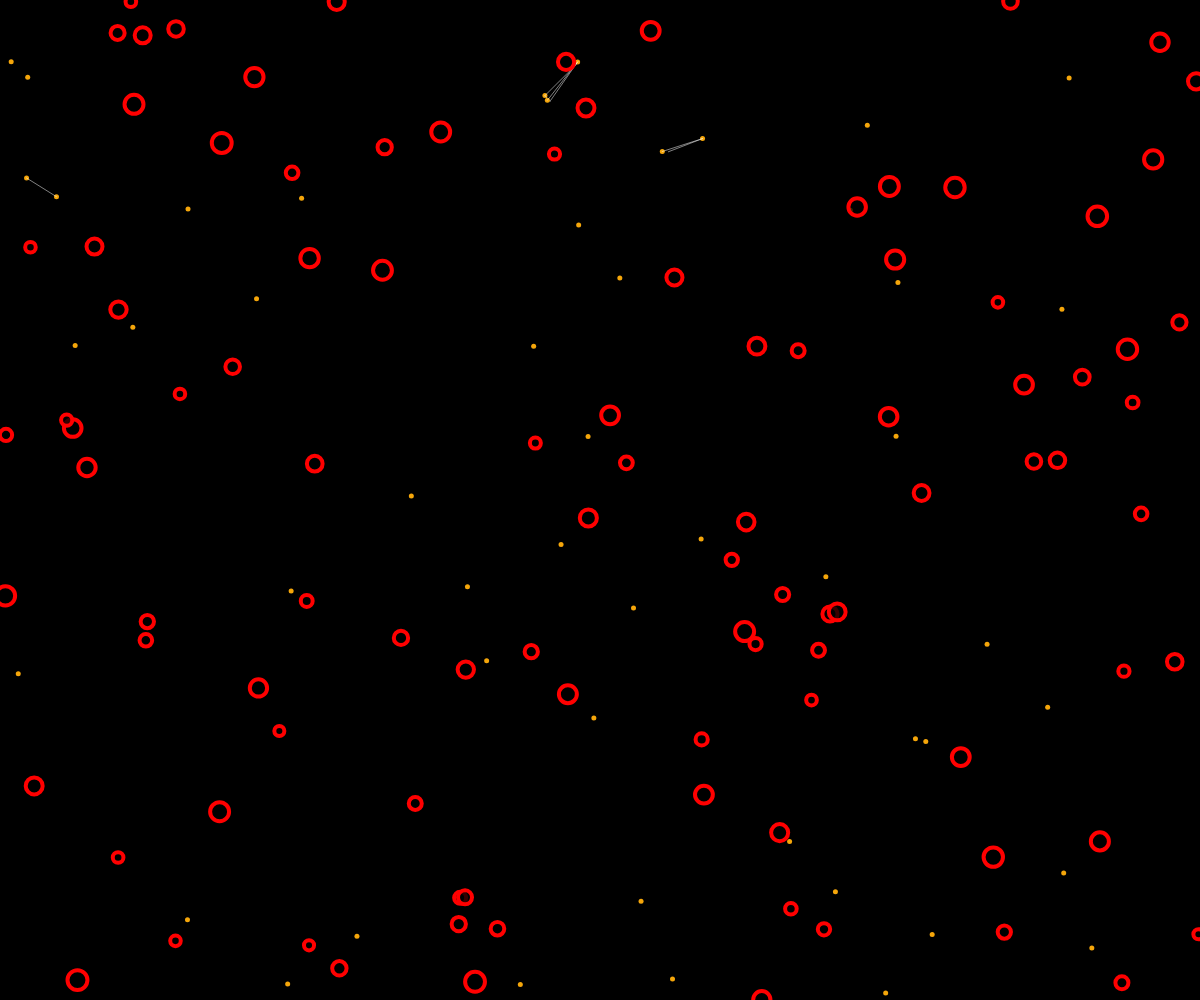
Frame 1 (no input)
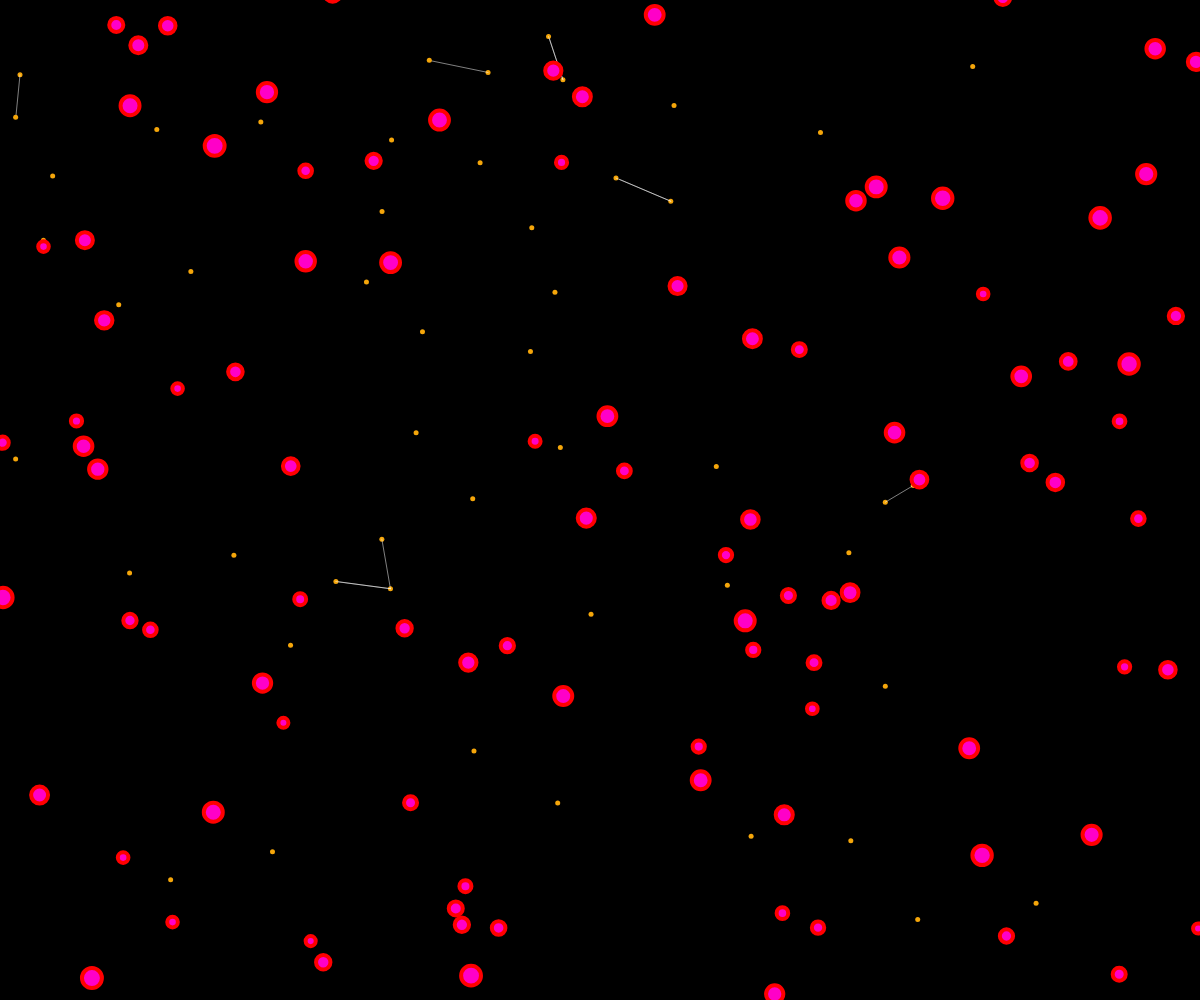
Frame 60 (no input)
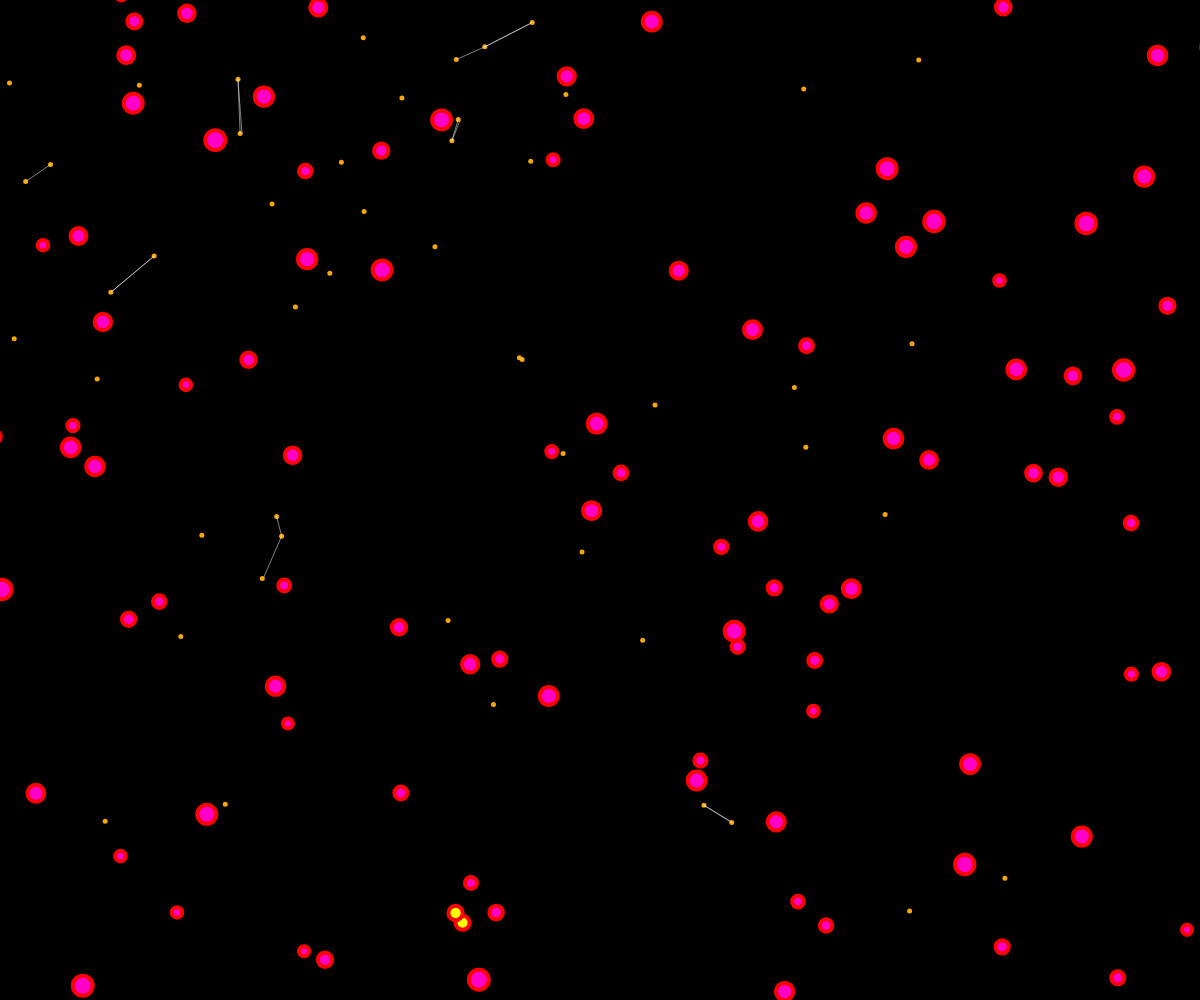
Frame 120 (the mouse pressed at the canvas centre since frame 60)

The p5.js sketch that drew these frames (run headless with seeded random() and noise() and a simulated clock; from frame 60 on, the mouse is pressed at the canvas centre):

// p5.js sketch
// ── sketch.js
let bubbles = [];
let myBots = [];


function setup() {
  createCanvas(windowWidth,windowHeight);
  for(let i = 0; i<100;i++){
    let x =random(width);
    let y=random(height);
    let r = random(5,10);
    bubbles[i] = new Bubble(x,y,r);
  }
  for (var i = 0; i < 50; i++) {
    myBots.push(new Bot(random(0, width), random(0, height)));
  }
}

function draw() {
  background(0); 
  for (var i = 0; i < myBots.length; i++) {
    myBots[i].update();
    if (myBots[i].alive == 0) {
      myBots.splice(i, 1); // alten bot löschen
      myBots.push(new Bot(random(0, width), random(0, height))); // neuen bot erzeugen!!
    }
    myBots[i].draw();

  } 
  for(b of bubbles){
    b.show();
    b.move();
    let overlapping =false;
    for (other of bubbles){
      if(b!==other&&b.intersects(other)){
        overlapping = true;
      }
    }
    if (overlapping){
      b.setColor(color(255,255,0));
    }else
      b.setColor(color(255,0,200)) ;

  }


}

class Bubble{
  constructor(x,y,r=50){
    this.x=x;
    this.y=y;
    this.r=r;
    this.brightness= 0;
  }
  setColor(bright){
    this.brightness=bright;
  }
  intersects(other){
    let d = dist(this.x,this.y,other.x,other.y);
    if(d<this.r +other.r){
      return true;
    }else
      return false;
  }
  move(){
    this.x = this.x +random(-2,2);
    this.y = this.y +random(-2,2);
  }

  show(){
    stroke(color(255,0,0));
    strokeWeight(4);
    fill(this.brightness,200);
    ellipse(this.x, this.y,this.r *2);
  }
}

class Bot{
  constructor(x,y){
    this.pos = createVector(x,y);
    this.targetpos = createVector(random(x),random(y));
    this.sped = random(0.1,5);
    this.color= color(245, 166, 10);
    this.size =5;
  }

  update(){
    this.pos.x = (this.pos.x*0.99) + (this.targetpos.x*0.01);
    this.pos.y = (this.pos.y*0.99) + (this.targetpos.y*0.01);
    if (p5.Vector.dist(this.pos, this.targetpos) < 10) {
      this.targetpos = createVector(random(width), random(height));
    }
    this.pos.x = constrain(this.pos.x, 0, width);
    this.pos.y = constrain(this.pos.y, 0, height);
  }
  draw() {
    // aussehen / zeichen
    noStroke(); //(255);
    fill(this.color, 128);
    // noFill();
    ellipse(this.pos.x, this.pos.y, this.size, this.size)
    stroke(255,128);
    strokeWeight(1);
    for (var i = 0; i<myBots.length;i=i+2) {
      if (this != myBots[i]){ // nicht ich
        if (dist(this.pos.x,this.pos.y, myBots[i].pos.x,myBots[i].pos.y)<60) {
          line(this.pos.x,this.pos.y, myBots[i].pos.x,myBots[i].pos.y);
        }
      } 

    }
  }
}
